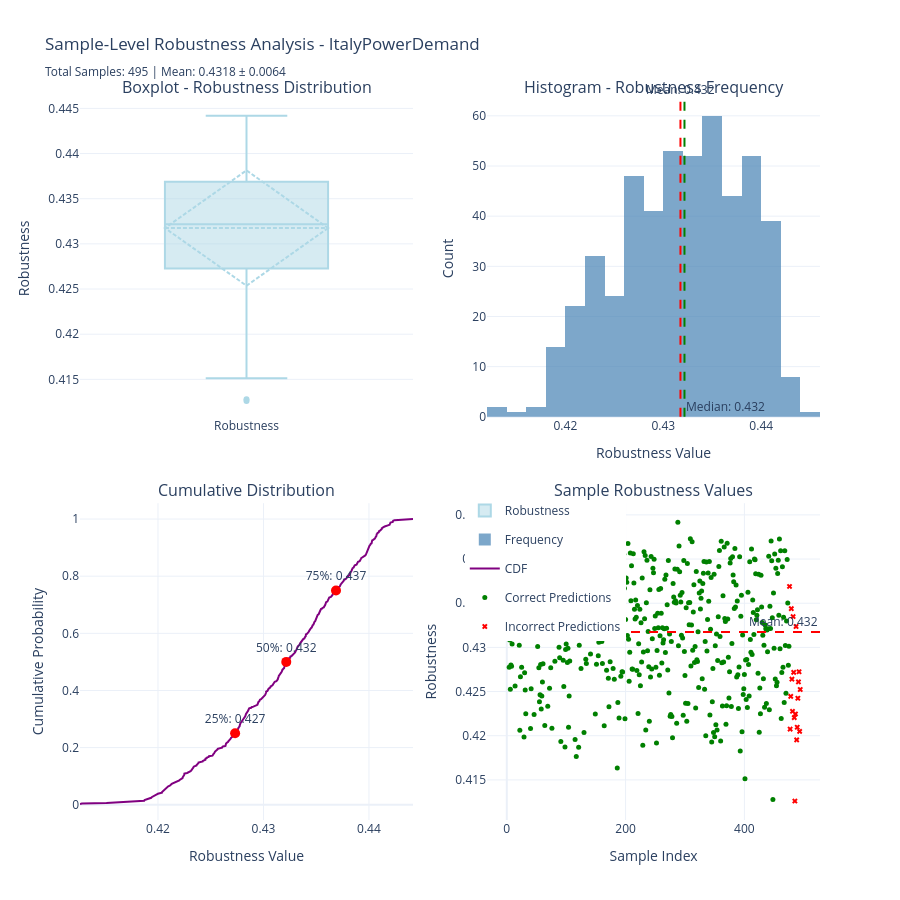
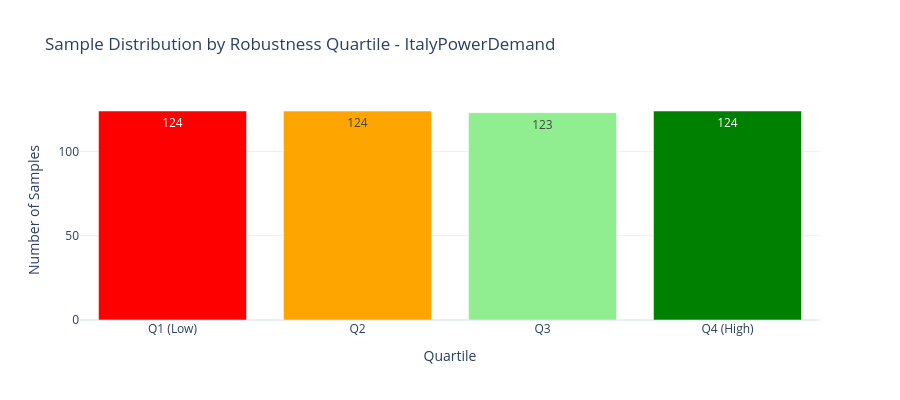

These figures' notebook cell, in order:
### Code cell
# Statistical Visualizations for Sample Robustness
from etl.reasons_analysis import create_robustness_visualizations

if 'sample_robustness_df' in locals() and len(sample_robustness_df) > 0:
    # Create visualizations using ETL function
    fig_main, fig_quartiles = create_robustness_visualizations(
        sample_robustness_df=sample_robustness_df,
        dataset_name=dataset_name
    )

    if fig_main is not None:
        fig_main.show()

    if fig_quartiles is not None:
        fig_quartiles.show()
else:
    print("sample_robustness_df not available. Run previous cells first.")

### Figure 1 — Plotly figure (JSON) as saved in the notebook; plotly's stock layout.template omitted (floating-point values rounded to 4 significant figures; data arrays with more than 128 entries replaced by an {"elided": "..."} marker saying what was removed)
{"data": [{"boxmean": "sd", "boxpoints": "outliers", "marker": {"color": "lightblue"}, "name": "Robustness", "y": {"elided": "495 float values"}, "type": "box", "xaxis": "x", "yaxis": "y"}, {"marker": {"color": "steelblue"}, "name": "Frequency", "nbinsx": 30, "opacity": 0.7, "x": {"elided": "495 float values"}, "type": "histogram", "xaxis": "x2", "yaxis": "y2"}, {"line": {"color": "purple", "width": 2}, "mode": "lines", "name": "CDF", "x": {"elided": "495 float values"}, "y": {"elided": "495 float values"}, "type": "scatter", "xaxis": "x3", "yaxis": "y3"}, {"marker": {"color": "red", "size": 10}, "mode": "markers+text", "showlegend": false, "text": ["25%: 0.427"], "textposition": "top center", "x": [0.4273], "y": [0.25], "type": "scatter", "xaxis": "x3", "yaxis": "y3"}, {"marker": {"color": "red", "size": 10}, "mode": "markers+text", "showlegend": false, "text": ["50%: 0.432"], "textposition": "top center", "x": [0.4322], "y": [0.5], "type": "scatter", "xaxis": "x3", "yaxis": "y3"}, {"marker": {"color": "red", "size": 10}, "mode": "markers+text", "showlegend": false, "text": ["75%: 0.437"], "textposition": "top center", "x": [0.4369], "y": [0.75], "type": "scatter", "xaxis": "x3", "yaxis": "y3"}, {"hovertemplate": "%{text}<br>Robustness: %{y:.4f}<extra></extra>", "legendgroup": "correct", "marker": {"color": "green", "size": 5, "symbol": "circle"}, "mode": "markers", "name": "Correct Predictions", "text": {"elided": "476 str values"}, "x": {"elided": "476 int values"}, "y": {"elided": "476 float values"}, "type": "scatter", "xaxis": "x4", "yaxis": "y4"}, {"hovertemplate": "%{text}<br>Robustness: %{y:.4f}<extra></extra>", "legendgroup": "incorrect", "marker": {"color": "red", "size": 5, "symbol": "x"}, "mode": "markers", "name": "Incorrect Predictions", "text": ["Sample ItalyPowerDemand_1_427<br>Predicted: 1<br>Actual: 2", "Sample ItalyPowerDemand_1_432<br>Predicted: 1<br>Actual: 2", "Sample ItalyPowerDemand_1_458<br>Predicted: 1<br>Actual: 2", "Sample ItalyPowerDemand_1_464<br>Predicted: 1<br>Actual: 2", "Sample ItalyPowerDemand_1_471<br>Predicted: 1<br>Actual: 2", "Sample ItalyPowerDemand_1_122<br>Predicted: 1<br>Actual: 2", "Sample ItalyPowerDemand_1_125<br>Predicted: 1<br>Actual: 2", "Sample ItalyPowerDemand_1_180<br>Predicted: 1<br>Actual: 2", "Sample ItalyPowerDemand_1_189<br>Predicted: 1<br>Actual: 2", "Sample ItalyPowerDemand_1_245<br>Predicted: 1<br>Actual: 2", "Sample ItalyPowerDemand_1_24<br>Predicted: 1<br>Actual: 2", "Sample ItalyPowerDemand_1_256<br>Predicted: 1<br>Actual: 2", "Sample ItalyPowerDemand_1_25<br>Predicted: 1<br>Actual: 2", "Sample ItalyPowerDemand_1_33<br>Predicted: 1<br>Actual: 2", "Sample ItalyPowerDemand_1_300<br>Predicted: 1<br>Actual: 2", "Sample ItalyPowerDemand_1_330<br>Predicted: 1<br>Actual: 2", "Sample ItalyPowerDemand_1_349<br>Predicted: 1<br>Actual: 2", "Sample ItalyPowerDemand_1_368<br>Predicted: 1<br>Actual: 2", "Sample ItalyPowerDemand_1_387<br>Predicted: 1<br>Actual: 2"], "x": [476, 477, 478, 479, 480, 481, 482, 483, 484, 485, 486, 487, 488, 489, 490, 491, 492, 493, 494], "y": [0.4369, 0.4207, 0.4245, 0.4344, 0.4264, 0.4228, 0.4335, 0.4272, 0.4221, 0.4126, 0.4225, 0.4324, 0.4195, 0.421, 0.4242, 0.4261, 0.4272, 0.4205, 0.4252], "type": "scatter", "xaxis": "x4", "yaxis": "y4"}], "layout": {"xaxis": {"anchor": "y", "domain": [0.0, 0.45]}, "yaxis": {"anchor": "x", "domain": [0.56, 1.0], "title": {"text": "Robustness"}}, "xaxis2": {"anchor": "y2", "domain": [0.55, 1.0], "title": {"text": "Robustness Value"}}, "yaxis2": {"anchor": "x2", "domain": [0.56, 1.0], "title": {"text": "Count"}}, "xaxis3": {"anchor": "y3", "domain": [0.0, 0.45], "title": {"text": "Robustness Value"}}, "yaxis3": {"anchor": "x3", "domain": [0.0, 0.44], "title": {"text": "Cumulative Probability"}}, "xaxis4": {"anchor": "y4", "domain": [0.55, 1.0], "title": {"text": "Sample Index"}}, "yaxis4": {"anchor": "x4", "domain": [0.0, 0.44], "title": {"text": "Robustness"}}, "annotations": [{"font": {"size": 16}, "showarrow": false, "text": "Boxplot - Robustness Distribution", "x": 0.225, "xanchor": "center", "xref": "paper", "y": 1.0, "yanchor": "bottom", "yref": "paper"}, {"font": {"size": 16}, "showarrow": false, "text": "Histogram - Robustness Frequency", "x": 0.775, "xanchor": "center", "xref": "paper", "y": 1.0, "yanchor": "bottom", "yref": "paper"}, {"font": {"size": 16}, "showarrow": false, "text": "Cumulative Distribution", "x": 0.225, "xanchor": "center", "xref": "paper", "y": 0.44, "yanchor": "bottom", "yref": "paper"}, {"font": {"size": 16}, "showarrow": false, "text": "Sample Robustness Values", "x": 0.775, "xanchor": "center", "xref": "paper", "y": 0.44, "yanchor": "bottom", "yref": "paper"}, {"showarrow": false, "text": "Mean: 0.432", "x": 0.4318, "xanchor": "center", "xref": "x2", "y": 1, "yanchor": "bottom", "yref": "y2 domain"}, {"showarrow": false, "text": "Median: 0.432", "x": 0.4322, "xanchor": "left", "xref": "x2", "y": 0, "yanchor": "bottom", "yref": "y2 domain"}, {"showarrow": false, "text": "Mean: 0.432", "x": 1, "xanchor": "right", "xref": "x4 domain", "y": 0.4318, "yanchor": "bottom", "yref": "y4"}], "shapes": [{"line": {"color": "red", "dash": "dash"}, "type": "line", "x0": 0.4318, "x1": 0.4318, "xref": "x2", "y0": 0, "y1": 1, "yref": "y2 domain"}, {"line": {"color": "green", "dash": "dash"}, "type": "line", "x0": 0.4322, "x1": 0.4322, "xref": "x2", "y0": 0, "y1": 1, "yref": "y2 domain"}, {"line": {"color": "red", "dash": "dash"}, "type": "line", "x0": 0, "x1": 1, "xref": "x4 domain", "y0": 0.4318, "y1": 0.4318, "yref": "y4"}], "title": {"text": "Sample-Level Robustness Analysis - ItalyPowerDemand<br><sub>Total Samples: 495 | Mean: 0.4318 ± 0.0064</sub>"}, "legend": {"yanchor": "top", "y": 0.45, "xanchor": "left", "x": 0.52}, "height": 900, "showlegend": true}}

### Figure 2 — Plotly figure (JSON) as saved in the notebook; plotly's stock layout.template omitted (floating-point values rounded to 4 significant figures)
{"data": [{"marker": {"color": ["red", "orange", "lightgreen", "green"]}, "text": [124.0, 124.0, 123.0, 124.0], "textposition": "auto", "x": ["Q1 (Low)", "Q2", "Q3", "Q4 (High)"], "y": [124, 124, 123, 124], "type": "bar"}], "layout": {"title": {"text": "Sample Distribution by Robustness Quartile - ItalyPowerDemand"}, "xaxis": {"title": {"text": "Quartile"}}, "yaxis": {"title": {"text": "Number of Samples"}}, "height": 400}}
